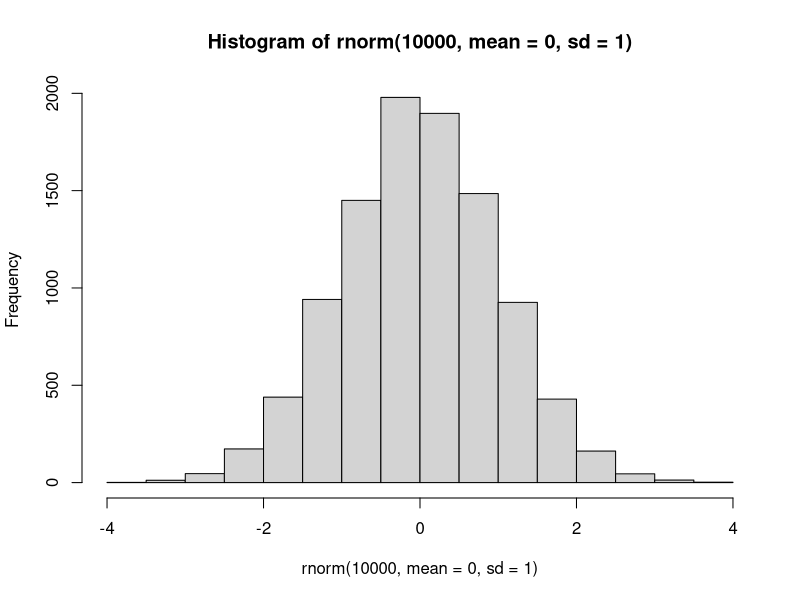
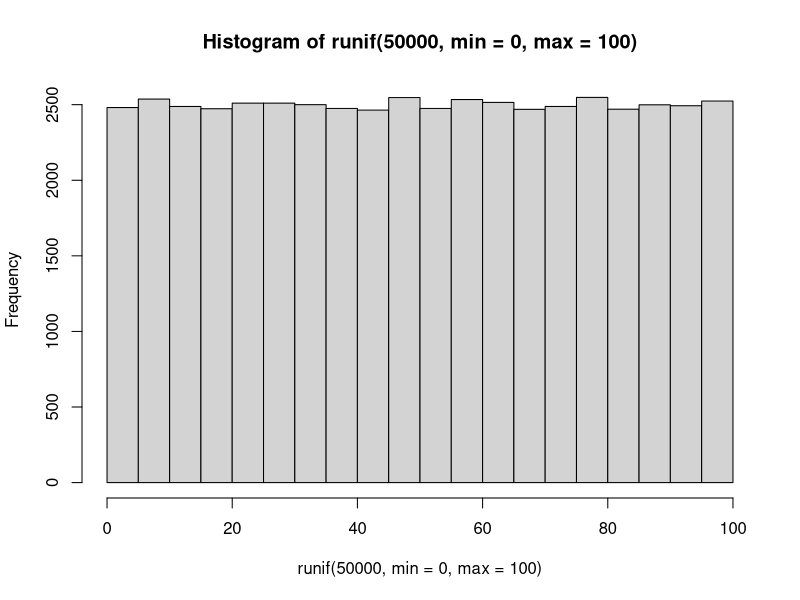

These charts were generated, in order, by the following R code:
# 내장함수와 사용자 정의 함수
# 주요 내장 함수
seq(0, 5, by=1.5)
set.seed(123) # 난수값을 고정
rnorm(10, mean = 0, sd = 1) #정규분포를 따르는 난수(난수의 갯수 지정, 평균, 표준편차)
hist(rnorm(10000, mean = 0, sd = 1))

set.seed(1)
runif(10, min=0, max=100) # 균등분포를 따르는 난수
hist(runif(50000, min=0, max=100))

sample(0:100, 10)

vec <- 1:10
min(vec) #최소
max(vec) #최대
mean(vec) #평균
median(vec) #중간값
var(vec) #분산

sum((vec-mean(vec)) ** 2) / (length(vec)-1)
sd(vec) #표준편차

sqrt(sum((vec-mean(vec)) ** 2) / (length(vec)-1))
sd(vec) / mean(vec) #변동계수

prod(vec)
factorial(10)

table(vec) #빈도수
abs(-3) #절대값

getwd() #내장함수

mean(iris$Sepal.Length)
sd(iris$Sepal.Length)

# ...

# 사용자 정의 함수
func1 <- function(){
  print("사용자 정의 함수")
}

func1()

#매개변수 만들기
func2 <- function(arg1){
  print(arg1)
  return(arg1 + 100)
}

func2(10)

# 윤년체크
yun_func <- function(y){
  if(y %% 4 == 0 & y %% 100 != 0 | y %% 400 == 0){
    paste(y, '년은 윤년')
  }else{
    paste(y, '년은 평년')
  }
}
yun_func(2022)
yun_func(2020)

